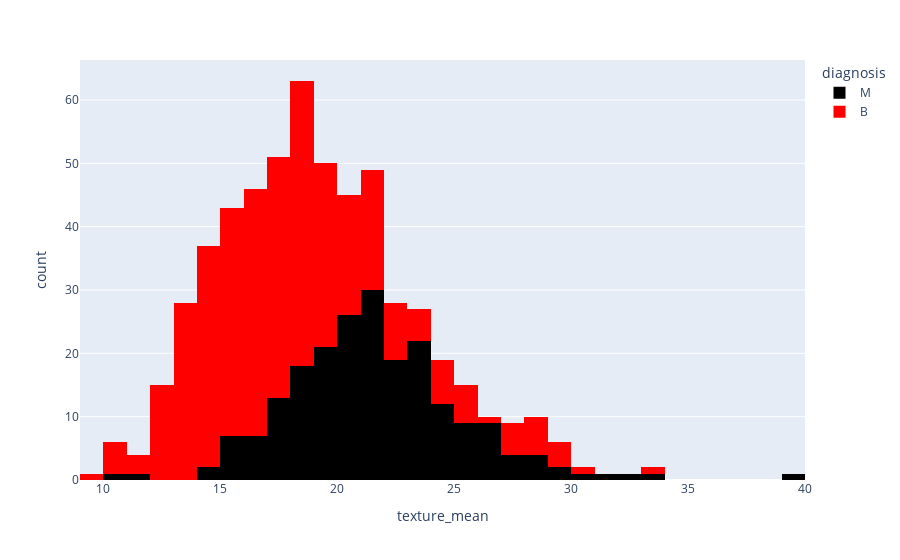

Write notebook code for a chart like this one.
### Code cell
px.histogram(data_frame=df,x='texture_mean',color='diagnosis',color_discrete_sequence=['black','red'])

### Figure 1 — Plotly figure (JSON) as saved in the notebook; plotly's stock layout.template omitted (floating-point values rounded to 4 significant figures; data arrays with more than 128 entries replaced by an {"elided": "..."} marker saying what was removed)
{"data": [{"bingroup": "x", "hovertemplate": "diagnosis=M<br>texture_mean=%{x}<br>count=%{y}<extra></extra>", "legendgroup": "M", "marker": {"color": "black", "pattern": {"shape": ""}}, "name": "M", "orientation": "v", "showlegend": true, "type": "histogram", "x": {"elided": "212 float values"}, "xaxis": "x", "yaxis": "y"}, {"bingroup": "x", "hovertemplate": "diagnosis=B<br>texture_mean=%{x}<br>count=%{y}<extra></extra>", "legendgroup": "B", "marker": {"color": "red", "pattern": {"shape": ""}}, "name": "B", "orientation": "v", "showlegend": true, "type": "histogram", "x": {"elided": "357 float values"}, "xaxis": "x", "yaxis": "y"}], "layout": {"barmode": "relative", "legend": {"title": {"text": "diagnosis"}, "tracegroupgap": 0}, "margin": {"t": 60}, "xaxis": {"anchor": "y", "domain": [0, 1], "title": {"text": "texture_mean"}}, "yaxis": {"anchor": "x", "domain": [0, 1], "title": {"text": "count"}}}}
